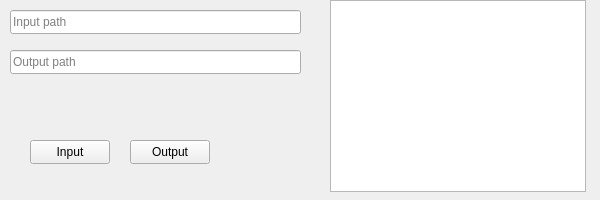
<?xml version="1.0" encoding="UTF-8"?>
<ui version="4.0">
 <class>MyGUI</class>
 <widget class="QWidget" name="MyGUI">
  <property name="geometry">
   <rect>
    <x>0</x>
    <y>0</y>
    <width>600</width>
    <height>200</height>
   </rect>
  </property>
  <property name="windowTitle">
   <string>MyGUI</string>
  </property>
  <widget class="QLineEdit" name="lineEdit">
   <property name="geometry">
    <rect>
     <x>10</x>
     <y>10</y>
     <width>291</width>
     <height>24</height>
    </rect>
   </property>
   <property name="placeholderText">
    <string>Input path</string>
   </property>
  </widget>
  <widget class="QLineEdit" name="lineEdit_2">
   <property name="geometry">
    <rect>
     <x>10</x>
     <y>50</y>
     <width>291</width>
     <height>24</height>
    </rect>
   </property>
   <property name="placeholderText">
    <string>Output path</string>
   </property>
  </widget>
  <widget class="QPushButton" name="pushButton">
   <property name="geometry">
    <rect>
     <x>130</x>
     <y>140</y>
     <width>80</width>
     <height>24</height>
    </rect>
   </property>
   <property name="text">
    <string>Output</string>
   </property>
  </widget>
  <widget class="QPushButton" name="pushButton_2">
   <property name="geometry">
    <rect>
     <x>30</x>
     <y>140</y>
     <width>80</width>
     <height>24</height>
    </rect>
   </property>
   <property name="text">
    <string>Input</string>
   </property>
  </widget>
  <widget class="QListWidget" name="listWidget">
   <property name="geometry">
    <rect>
     <x>330</x>
     <y>0</y>
     <width>256</width>
     <height>192</height>
    </rect>
   </property>
  </widget>
 </widget>
 <resources/>
 <connections/>
</ui>
